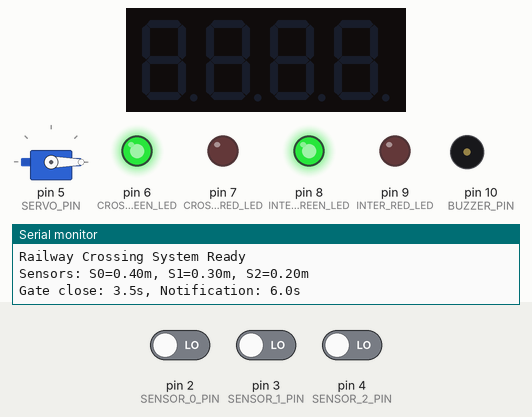
This sketch was run on a simulated Arduino Uno, built with avr-gcc and run on an emulated ATmega328P. Parts: servo, 4-digit seven-segment display, output pins drawn as LEDs (lit = HIGH), buzzer (waves = sounding, pin HIGH), the last lines printed to the serial monitor. Dashed ring = blinking. Inputs (shaded band) come from the test bench; at power-on: pin 2 (SENSOR_0_PIN) LOW, pin 3 (SENSOR_1_PIN) LOW, pin 4 (SENSOR_2_PIN) LOW.

Above: at 1.2 s.
1.3 s: pin 2 (SENSOR_0_PIN) driven HIGH
2.8 s: pin 3 (SENSOR_1_PIN) driven HIGH
4.3 s: pin 4 (SENSOR_2_PIN) driven HIGH
At 4.69 s:
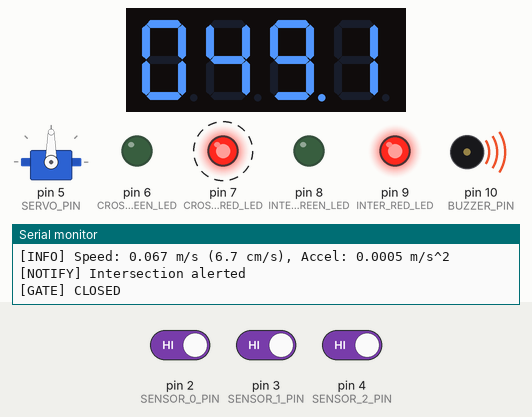
9.1 s: pin 2 (SENSOR_0_PIN) driven LOW
At 9.41 s:
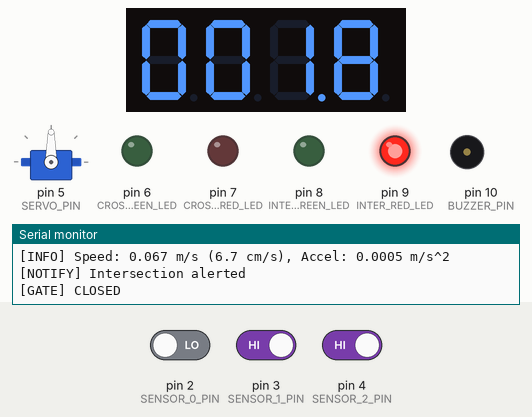
11.1 s: pin 2 (SENSOR_0_PIN) driven HIGH
At 12.3 s:
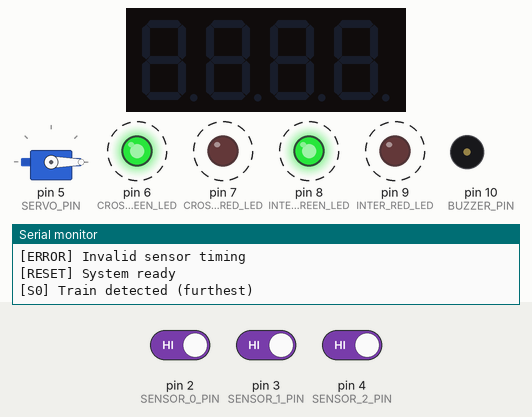
13.3 s: pin 3 (SENSOR_1_PIN) driven LOW
At 15.0 s:
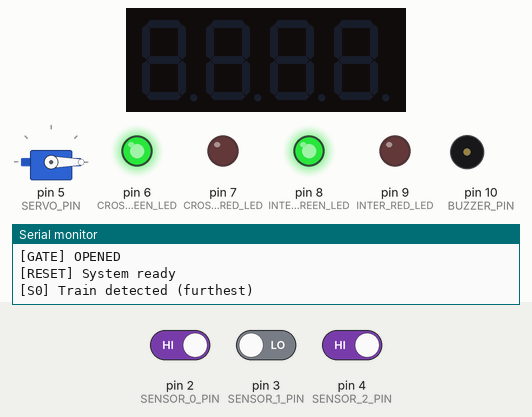
Timing chart, 0 to 15.9 s (numbered marks = the images above; inputs shaded):
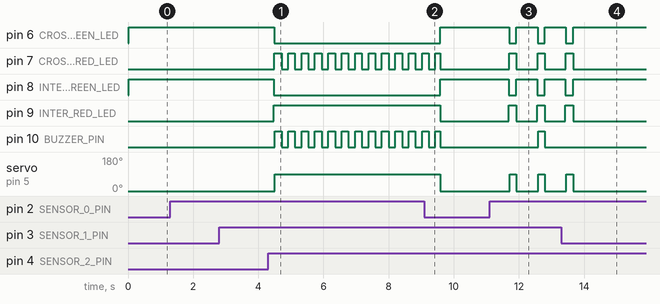

The sketch:

sketch.ino
```cpp
/*
 * Railway Crossing Control System
 * Uses ML models for ETA/ETD prediction
 *
 * Hardware:
 * - 3 IR sensors (pins 2, 3, 4)
 * - Servo motor for gate (pin 5)
 * - 4 LEDs: crossing (6, 7), intersection (8, 9)
 * - Buzzer (pin 10)
 * - TM1637 display (pins 11, 12)
 */

#include <Servo.h>
#include <TM1637Display.h>
#include "model.h"
#include "config.h"

#define SENSOR_0_PIN 2
#define SENSOR_1_PIN 3
#define SENSOR_2_PIN 4
#define SERVO_PIN 5
#define CROSSING_GREEN_LED 6
#define CROSSING_RED_LED 7
#define INTER_GREEN_LED 8
#define INTER_RED_LED 9
#define BUZZER_PIN 10
#define TM1637_CLK 11
#define TM1637_DIO 12

Servo gateServo;
TM1637Display display(TM1637_CLK, TM1637_DIO);

bool sensor_triggered[3] = {false, false, false};
unsigned long sensor_times[3] = {0, 0, 0};

float predicted_eta = 0;
float predicted_etd = 0;
unsigned long prediction_time = 0;
bool predictions_ready = false;

bool intersection_notified = false;
bool gates_closed = false;

unsigned long last_display_update = 0;
unsigned long last_buzzer_toggle = 0;
unsigned long last_led_flash = 0;
bool buzzer_state = false;
bool led_flash_state = false;

void setup() {
    Serial.begin(9600);

    pinMode(SENSOR_0_PIN, INPUT);
    pinMode(SENSOR_1_PIN, INPUT);
    pinMode(SENSOR_2_PIN, INPUT);
    pinMode(CROSSING_RED_LED, OUTPUT);
    pinMode(CROSSING_GREEN_LED, OUTPUT);
    pinMode(INTER_RED_LED, OUTPUT);
    pinMode(INTER_GREEN_LED, OUTPUT);
    pinMode(BUZZER_PIN, OUTPUT);

    gateServo.attach(SERVO_PIN);
    gateServo.write(GATE_OPEN_ANGLE);
    display.setBrightness(DISPLAY_BRIGHTNESS);
    display.clear();

    digitalWrite(CROSSING_GREEN_LED, HIGH);
    digitalWrite(CROSSING_RED_LED, LOW);
    digitalWrite(INTER_GREEN_LED, HIGH);
    digitalWrite(INTER_RED_LED, LOW);
    digitalWrite(BUZZER_PIN, LOW);

    Serial.println("Railway Crossing System Ready");
    Serial.print("Sensors: S0=");
    Serial.print(getSensor0Position(), 2);
    Serial.print("m, S1=");
    Serial.print(getSensor1Position(), 2);
    Serial.print("m, S2=");
    Serial.print(getSensor2Position(), 2);
    Serial.println("m");
    Serial.print("Gate close: ");
    Serial.print(getGateCloseThreshold(), 1);
    Serial.print("s, Notification: ");
    Serial.print(getNotificationThreshold(), 1);
    Serial.println("s\n");
}

void loop() {
    checkSensors();

    if (sensor_triggered[0] && sensor_triggered[1] && sensor_triggered[2] && !predictions_ready) {
        calculatePredictions();
    }

    if (predictions_ready) {
        float elapsed = (millis() - prediction_time) / 1000.0;
        float eta_remaining = predicted_eta - elapsed;
        float etd_remaining = predicted_etd - elapsed;

        if (!gates_closed) {
            updateDisplay(eta_remaining);

            if (eta_remaining <= getNotificationThreshold() && !intersection_notified) {
                notifyIntersection();
            }

            if (eta_remaining <= getGateCloseThreshold()) {
                closeGates();
            }
        } else {
            updateDisplay(etd_remaining);
            updateFlashingLED();

            if (etd_remaining <= 0) {
                openGates();
                resetSystem();
            }
        }

        if (intersection_notified) {
            updateBuzzer();
        }
    }

    delay(30);
}

void checkSensors() {
    if (digitalRead(SENSOR_0_PIN) == HIGH && !sensor_triggered[0]) {
        sensor_triggered[0] = true;
        sensor_times[0] = millis();
        Serial.println("[S0] Train detected (furthest)");
    }

    if (digitalRead(SENSOR_1_PIN) == HIGH && !sensor_triggered[1] && sensor_triggered[0]) {
        sensor_triggered[1] = true;
        sensor_times[1] = millis();

        float time_01 = (sensor_times[1] - sensor_times[0]) / 1000.0;
        float distance_01 = getSensor0Position() - getSensor1Position();
        float speed_01 = distance_01 / time_01;

        Serial.println("[S1] Train detected (middle)");
        Serial.print("[SPEED] S0->S1: ");
        Serial.print(speed_01, 3);
        Serial.print(" m/s (");
        Serial.print(speed_01 * 100, 1);
        Serial.print(" cm/s) in ");
        Serial.print(time_01, 2);
        Serial.println("s");
    }

    if (digitalRead(SENSOR_2_PIN) == HIGH && !sensor_triggered[2] && sensor_triggered[1]) {
        sensor_triggered[2] = true;
        sensor_times[2] = millis();

        float time_12 = (sensor_times[2] - sensor_times[1]) / 1000.0;
        float distance_12 = getSensor1Position() - getSensor2Position();
        float speed_12 = distance_12 / time_12;

        Serial.println("[S2] Train detected (nearest)");
        Serial.print("[SPEED] S1->S2: ");
        Serial.print(speed_12, 3);
        Serial.print(" m/s (");
        Serial.print(speed_12 * 100, 1);
        Serial.print(" cm/s) in ");
        Serial.print(time_12, 2);
        Serial.println("s");
    }
}

void calculatePredictions() {
    Serial.println("\n[ML] Computing ETA and ETD...");

    float time_01 = (sensor_times[1] - sensor_times[0]) / 1000.0;
    float time_12 = (sensor_times[2] - sensor_times[1]) / 1000.0;

    if (time_01 <= 0 || time_12 <= 0) {
        Serial.println("[ERROR] Invalid sensor timing");
        resetSystem();
        return;
    }

    float distance_01 = getSensor0Position() - getSensor1Position();
    float distance_12 = getSensor1Position() - getSensor2Position();
    float distance_to_crossing = getSensor2Position();

    float speed_01 = distance_01 / time_01;
    float speed_12 = distance_12 / time_12;
    float accel = (speed_12 - speed_01) / time_12;

    float eta_features[6] = {
        time_01, time_12, speed_01, speed_12, accel, distance_to_crossing
    };

    float eta = predictETA(eta_features);

    if (eta <= 0 || eta > 100) {
        Serial.println("[WARNING] Invalid ETA, using fallback");
        eta = distance_to_crossing / speed_12;
    }

    float etd_features[7] = {
        time_01, time_12, speed_01, speed_12, accel,
        distance_to_crossing, getDefaultTrainLength()
    };

    float etd = predictETD(etd_features);

    if (etd <= 0 || etd > 100 || etd < eta) {
        Serial.println("[WARNING] Invalid ETD, using estimate");
        etd = estimateETD(eta, speed_12);
    }

    predicted_eta = eta;
    predicted_etd = etd;
    prediction_time = millis();
    predictions_ready = true;

    Serial.print("[ML RESULTS] ETA: ");
    Serial.print(predicted_eta, 2);
    Serial.print("s, ETD: ");
    Serial.print(predicted_etd, 2);
    Serial.println("s");
    Serial.print("[INFO] Speed: ");
    Serial.print(speed_12, 3);
    Serial.print(" m/s (");
    Serial.print(speed_12 * 100, 1);
    Serial.print(" cm/s), Accel: ");
    Serial.print(accel, 4);
    Serial.println(" m/s^2\n");
}

void notifyIntersection() {
    intersection_notified = true;
    digitalWrite(INTER_GREEN_LED, LOW);
    digitalWrite(INTER_RED_LED, HIGH);
    Serial.println("[NOTIFY] Intersection alerted");
}

void closeGates() {
    gates_closed = true;
    gateServo.write(GATE_CLOSED_ANGLE);
    digitalWrite(CROSSING_GREEN_LED, LOW);
    digitalWrite(CROSSING_RED_LED, HIGH);
    led_flash_state = true;
    last_led_flash = millis();
    Serial.println("[GATE] CLOSED");
}

void openGates() {
    gateServo.write(GATE_OPEN_ANGLE);
    digitalWrite(CROSSING_GREEN_LED, HIGH);
    digitalWrite(CROSSING_RED_LED, LOW);
    digitalWrite(INTER_GREEN_LED, HIGH);
    digitalWrite(INTER_RED_LED, LOW);
    digitalWrite(BUZZER_PIN, LOW);
    display.clear();
    Serial.println("[GATE] OPENED\n");
}

void updateDisplay(float time_remaining) {
    unsigned long now = millis();
    unsigned long update_interval = gates_closed ? 50 : 100;

    if (now - last_display_update >= update_interval) {
        if (time_remaining < 0) time_remaining = 0;

        int seconds = (int)time_remaining;
        int centiseconds = (int)((time_remaining - seconds) * 100);

        if (seconds > 99) seconds = 99;
        if (centiseconds > 99) centiseconds = 99;
        if (centiseconds < 0) centiseconds = 0;

        int display_value = seconds * 100 + centiseconds;

        display.showNumberDecEx(display_value, 0b00100000, true);

        last_display_update = now;
    }
}

void updateBuzzer() {
    unsigned long now = millis();
    unsigned long beep_interval = gates_closed ? 200 : 500;

    if (now - last_buzzer_toggle >= beep_interval) {
        buzzer_state = !buzzer_state;
        digitalWrite(BUZZER_PIN, buzzer_state ? HIGH : LOW);
        last_buzzer_toggle = now;
    }
}

void updateFlashingLED() {
    unsigned long now = millis();

    if (now - last_led_flash >= 200) {
        led_flash_state = !led_flash_state;
        digitalWrite(CROSSING_RED_LED, led_flash_state ? HIGH : LOW);
        last_led_flash = now;
    }
}

void resetSystem() {
    for (int i = 0; i < 3; i++) {
        sensor_triggered[i] = false;
        sensor_times[i] = 0;
    }

    predicted_eta = 0;
    predicted_etd = 0;
    prediction_time = 0;
    predictions_ready = false;
    intersection_notified = false;
    gates_closed = false;

    Serial.println("[RESET] System ready\n");
}
```

model.h
```cpp
#ifndef MODEL_H
#define MODEL_H

#define FEAT_TIME_01 0
#define FEAT_TIME_12 1
#define FEAT_SPEED_01 2
#define FEAT_SPEED_12 3
#define FEAT_ACCEL 4
#define FEAT_DISTANCE 5

#define FEAT_ETD_TIME_01 0
#define FEAT_ETD_TIME_12 1
#define FEAT_ETD_SPEED_01 2
#define FEAT_ETD_SPEED_12 3
#define FEAT_ETD_ACCEL 4
#define FEAT_ETD_DISTANCE 5
#define FEAT_ETD_TRAIN_LENGTH 6

float predictETA(float features[6]) {
    float speed = features[FEAT_SPEED_12];
    float accel = features[FEAT_ACCEL];
    float distance = features[FEAT_DISTANCE];

    if (speed <= 0 || distance <= 0) return -1;

    if (accel > -0.1 && accel < 0.1) {
        return distance / speed;
    }

    float discriminant = speed * speed + 2.0 * accel * distance;

    if (discriminant < 0) {
        return distance / speed;
    }

    float t = (-speed + sqrt(discriminant)) / accel;

    if (t > 0 && t < 1000) {
        return t;
    }

    return distance / speed;
}

float predictETD(float features[7]) {
    float speed = features[FEAT_ETD_SPEED_12];
    float accel = features[FEAT_ETD_ACCEL];
    float distance = features[FEAT_ETD_DISTANCE];
    float train_length = features[FEAT_ETD_TRAIN_LENGTH];

    if (speed <= 0 || distance <= 0 || train_length <= 0) return -1;

    float total_distance = distance + train_length;

    if (accel > -0.1 && accel < 0.1) {
        return total_distance / speed;
    }

    float discriminant = speed * speed + 2.0 * accel * total_distance;

    if (discriminant < 0) {
        return total_distance / speed;
    }

    float t = (-speed + sqrt(discriminant)) / accel;

    if (t > 0 && t < 1000) {
        return t;
    }

    return total_distance / speed;
}

float estimateETD(float eta, float last_speed) {
    const float AVG_TRAIN_LENGTH = 0.15f;

    if (eta <= 0 || last_speed <= 0) return -1;

    float crossing_time = AVG_TRAIN_LENGTH / last_speed;
    return eta + crossing_time;
}

#endif
```

thresholds.h
```cpp
#ifndef THRESHOLDS_H
#define THRESHOLDS_H

#define DEMO_MODE true

#define SENSOR_0_POS 0.4f
#define SENSOR_1_POS 0.30000000000000004f
#define SENSOR_2_POS 0.2f

#define GATE_CLOSE_THRESHOLD 3.5f
#define NOTIFICATION_THRESHOLD 6.0f
#define GATE_OPEN_DELAY 1.0f

#define SENSOR_SPACING 0.1f
#define LAST_SENSOR_TO_CROSSING 0.2f
#define CROSSING_TO_INTERSECTION 0.2f

#define EXPECTED_HAND_SPEED 0.08f

#endif
```

config.h
```cpp
#ifndef CONFIG_H
#define CONFIG_H

#include "thresholds.h"

inline float getGateCloseThreshold() {
    return GATE_CLOSE_THRESHOLD;
}

inline float getNotificationThreshold() {
    return NOTIFICATION_THRESHOLD;
}

inline float getGateOpenDelay() {
    return GATE_OPEN_DELAY;
}

inline float getSensor0Position() {
    return SENSOR_0_POS;
}

inline float getSensor1Position() {
    return SENSOR_1_POS;
}

inline float getSensor2Position() {
    return SENSOR_2_POS;
}

inline unsigned long getBuzzerInterval() {
    return 500;
}

inline unsigned long getDisplayUpdateInterval() {
    return 100;
}

inline float getDefaultTrainLength() {
    return 0.15f;
}

// REVERSED: Servo moves up to close gate
#define GATE_OPEN_ANGLE 0
#define GATE_CLOSED_ANGLE 90
#define DISPLAY_BRIGHTNESS 0x0f

#endif
```

Measured:
- after the input at 4.3 s, pin 6 (CROSSING_GREEN_LED): HIGH → LOW after 0.19 s; pin 7 (CROSSING_RED_LED): alternates HIGH for 0.21 s and LOW for 0.21 s, starting after 0.19 s
- after the input at 9.1 s, pin 6 (CROSSING_GREEN_LED), pin 8 (INTER_GREEN_LED): goes on until 9.6 s, then stays HIGH; pin 7 (CROSSING_RED_LED), pin 9 (INTER_RED_LED): goes on until 9.6 s, then stays LOW; servo on pin 5 (SERVO_PIN): goes on until 9.6 s, then stays 0°
- after the input at 11.1 s, pin 6 (CROSSING_GREEN_LED): alternates HIGH for 0.65 s and LOW for 0.22 s, starting after 0.60 s; pin 7 (CROSSING_RED_LED): alternates HIGH for 0.22 s and LOW for 0.65 s, starting after 0.60 s
- after the input at 13.3 s, pin 6 (CROSSING_GREEN_LED), pin 8 (INTER_GREEN_LED): goes on until 13.7 s, then stays HIGH; pin 7 (CROSSING_RED_LED), pin 9 (INTER_RED_LED): goes on until 13.7 s, then stays LOW; pin 10 (BUZZER_PIN): stays LOW (without the input it goes to HIGH after 1.0 s); servo on pin 5 (SERVO_PIN): goes on until 13.7 s, then stays 0°
- what the display in image 3 shows lasts 0.7 s, from 11.9 s to 12.6 s
